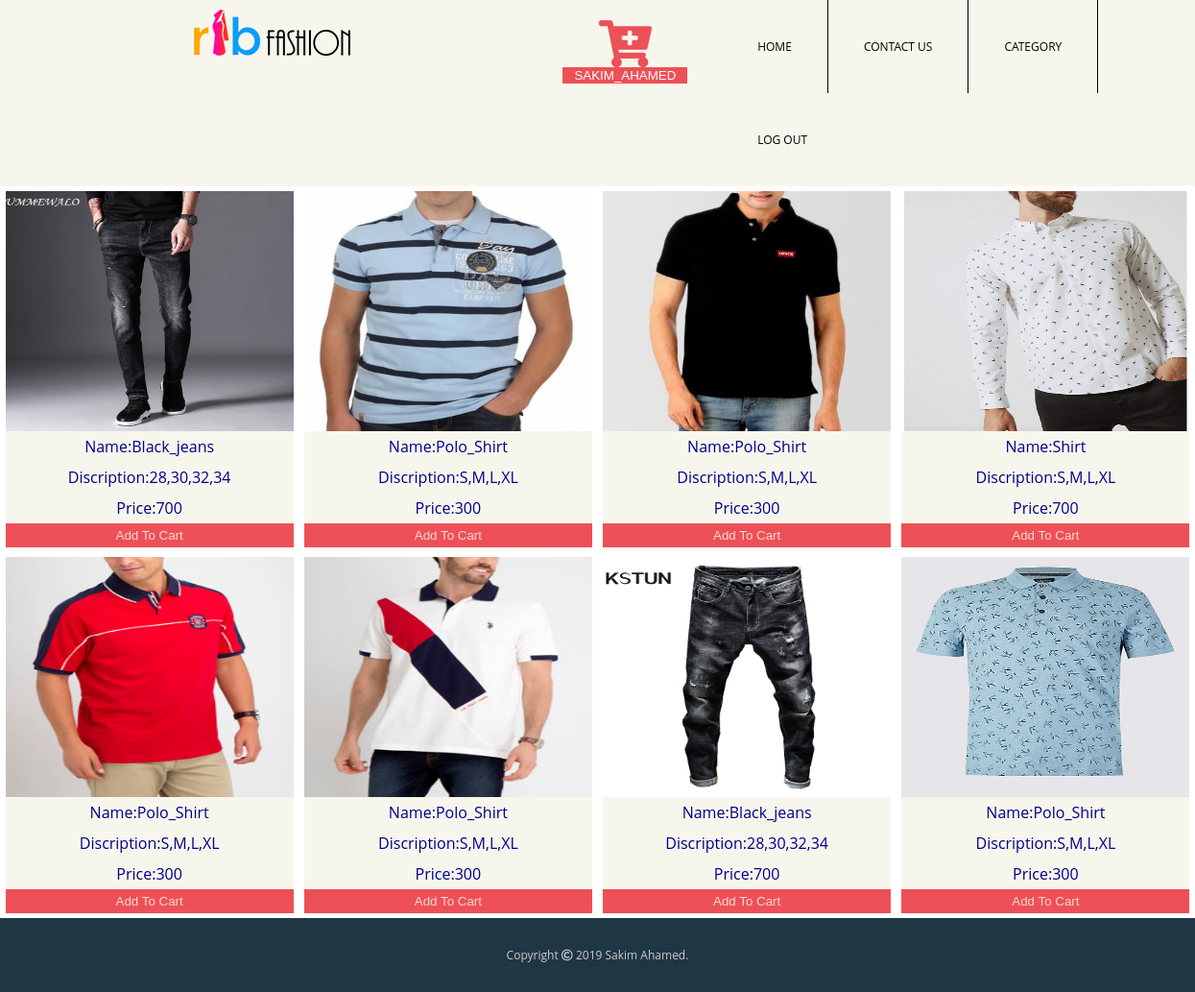
Screenshot of /gents.php (signed in) with the database file from the repository.
### tables this page shows
CREATE TABLE `product` (
  `p_id` int(50) NOT NULL,
  `p_name` varchar(30) NOT NULL,
  `p_description` varchar(30) NOT NULL,
  `cat_id` int(100) NOT NULL,
  `p_price` int(255) NOT NULL,
  `img` int(11) NOT NULL
);

### gents.php (the view, shortened to what this page needs)
<?php
include 'dbconnect.php';
$name = $_SESSION['user_name'];
?>
<html lang="en">
<head>
    <link rel="stylesheet" href="style.css">
    <link rel="stylesheet" href="https://use.fontawesome.com/releases/v5.4.1/css/all.css">
</head>
<body>
    <header class="head">
        <nav class="nav">
            <div class="nav-head1">
                <a href="page1.php"><img src="img/logo.png" alt=""></a>
            </div>
            <div class="cart">
                <a href="cart.php"><i class="fas fa-cart-plus"></i></a>
                <button style="border:none;outline:none;width:130px;color:white; text-transform:uppercase;background-color:#ed5057"><?php echo $name?></button>
            </div>
            <div class="nav-head2">
                <ul>
                    <li ><a href="page1.php">HOME</a></li>
                    <li><a href="contact.php">CONTACT US</a></li>
                    <li ><a href="#">CATEGORY</a>
                    </li>
                    <li><a href="index.php">LOG OUT</a></li>
                </ul>
            </div>
        </nav>
    </header>
    <main>
    <section class="sec">
            <?php
            $sql  = "select * from product";
            $result = $db->query($sql);
            $res = $result->fetch_assoc();
            $cnt = 0;
            while($res){
                $name = $res['p_name'];
                $id = $res['p_id'];
                $des = $res['p_description'];
                $price = $res['p_price'];
                $cat = $res['cat_id'];
                ?>
                <?php if($cnt>=8 && $cnt<=11): ?>
                    <div class="card">
                        <img width="300" height="250" src="<?php echo $cat;?>/<?php echo $id;?>.jpg">
                        <p>Name:<?php echo $name;?></p>
                        <p>Discription:<?php echo $des;?></p>
                        <p>Price:<?php echo $price;?></p>
                        <a href="submit.php?id=<?php echo $id;?>"><button>Add To Cart</button></a>
                    </div>
                <?php endif; ?>
                <?php $res = $result->fetch_assoc();
                $cnt++;
            }?>
        </section>
         <section class="sec">
            <?php
            $sql  = "select * from product";
            $result = $db->query($sql);
            $res = $result->fetch_assoc();
            $cnt = 0;
            while($res){
                $name = $res['p_name'];
                $id = $res['p_id'];
                $des = $res['p_description'];
                $price = $res['p_price'];
                $cat = $res['cat_id'];
                ?>
                 <?php if($cnt>=12 && $cnt<=15): ?>
                    <div class="card">
                        <img width="300" height="250" src="<?php echo $cat;?>/<?php echo $id;?>.jpg">
                        <p>Name:<?php echo $name;?></p>
                        <p>Discription:<?php echo $des;?></p>
                        <p>Price:<?php echo $price;?></p>
                        <a href="submit.php?id=<?php echo $id;?>"><button>Add To Cart</button></a>
                    </div>
                <?php endif; ?>
                <?php $res = $result->fetch_assoc();
                $cnt++;
            }?>
        </section>
    </main>
    <footer>
        <p>Copyright <i class="far fa-copyright"></i> 2019 Sakim Ahamed.</p>
    </footer>
</body>
</html>

### style.css (style rules this page uses)
body { margin: 0; font-family: 'Open Sans'; padding: 0; }
.head { width: 100%; background-color: #f7f6ed; }
.nav { display: flex; flex-direction: row; }
.cart { margin: 21px 16px 7px 0px; text-align: center; }
.cart i { font-size: 49px; color: #ed5057; }
.nav-head1 { width: 610px; text-align: center; padding: 10px; }
.nav-head2 { width: 550px; }
.nav-head2 ul { margin: 0; padding: 0; }
.nav-head2 ul li { list-style: none; margin: 0; position: relative; display: inline-block; border-right: 1px solid; padding: 40px 0px; float: left; }
.nav-head2 ul li:nth-child(4) { border-right: none; }
.nav-head2 ul li a { text-decoration: none; padding: 41px 37px; font-size: 12px; color: black; }
.cont4-tab3 h3, p { margin: 0; }
.sec { display: flex; justify-content: space-around; flex-direction: row; }
.card { margin:5px; }
.card p { text-align: center; padding: 5px; color: darkblue; background-color: #f7f6ed; }
.card button { background-color: #ed5057; color: #fedacf; width:100%; padding: 5px; border: none; outline: none; cursor: pointer; }
footer { background-color: #1f3644; }
footer p { margin: 0; font-size: 12px; padding: 30px; color: #c8cbcc; text-align: center; }

### rows the page displays
product: shows a picture, p_name "Black_jeans", p_description "28,30,32,34", p_price "700"
product: shows a picture, p_name "Polo_Shirt", p_description "S,M,L,XL", p_price "300"
product: shows a picture, p_name "Polo_Shirt", p_description "S,M,L,XL", p_price "300"
product: shows a picture, p_name "Shirt", p_description "S,M,L,XL", p_price "700"
product: shows a picture, p_name "Polo_Shirt", p_description "S,M,L,XL", p_price "300"
product: shows a picture, p_name "Polo_Shirt", p_description "S,M,L,XL", p_price "300"
product: shows a picture, p_name "Black_jeans", p_description "28,30,32,34", p_price "700"
product: shows a picture, p_name "Polo_Shirt", p_description "S,M,L,XL", p_price "300"

### other values shown
$name "SAKIM_AHAMED"
